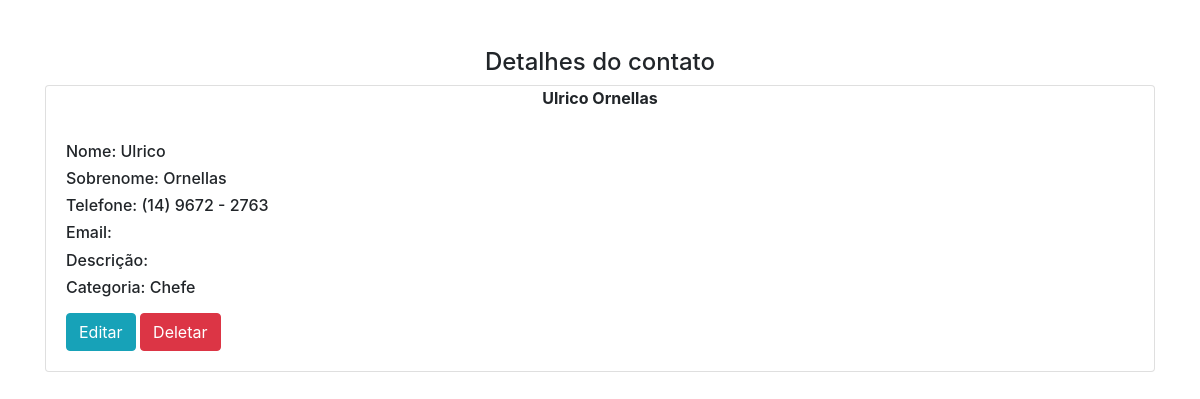
Page /53 on the committed database.
### contato/models.py (models this page shows, shortened)
class Contato(models.Model):
    name = models.CharField(max_length=50)
    last_name = models.CharField(max_length=50, blank=True)
    phone = models.CharField(max_length=50)
    email = models.EmailField(blank=True)
    created_at = models.DateTimeField(auto_now_add=True)
    description = models.TextField(max_length=180, blank=True)
    category = models.ForeignKey(Category, on_delete=models.DO_NOTHING)

class Category(models.Model):
    name = models.CharField(max_length=50)
    def __str__(self):
        return self.name

### contato/views.py (the view)
# urls.py: path('<int:pk>', views.ContatoDetailView.as_view(), name='detail')
class ContatoDetailView(generic.DetailView):
    model = Contato
    template_name = "contato/detail.html"
    context_object_name = 'contato'

### contato/templates/contato/detail.html (shortened to what this page needs)
{% extends 'base.html' %}
{% block 'content' %}
    <h4 class="text-center mt-5"> Detalhes do contato </h4>
    <div class="card mt-2">
        <div class="card-title text-center font-weight-bold">
            {{ contato.name }} {{ contato.last_name }}
        </div>
        <div class="card-body">
            <h6>Nome: {{ contato.name }}</h6>
            <h6>Sobrenome: {{ contato.last_name }}</h6>
            <h6>Telefone: {{ contato.phone }}</h6>
            <h6>Email: {{ contato.email }}</h6>
            <h6>Descrição: {{ contato.description }}</h6>
            <h6>Categoria: {{ contato.category }}</h6>
            <div class="mt-3">
                <a href="" class="btn btn-info">Editar</a>
                <a href="" class="btn btn-danger">Deletar</a>
            </div>
        </div>
    </div>
{% endblock %}

### rows in the picture
Contato: name "Ulrico", last_name "Ornellas", phone "(14) 9672 - 2763", category "Chefe"
